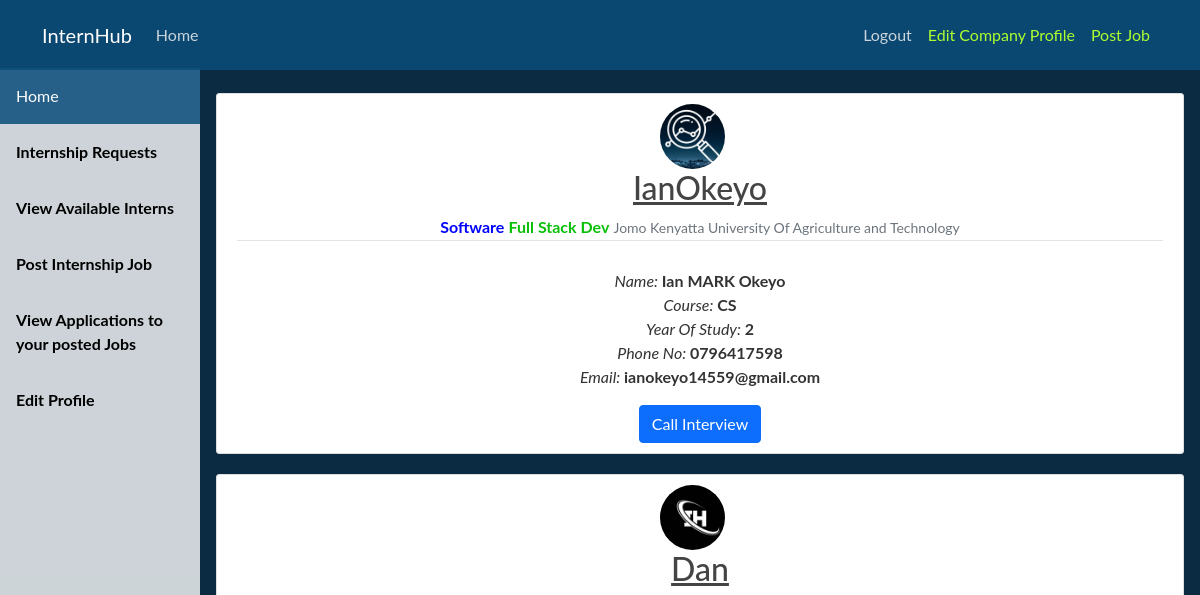
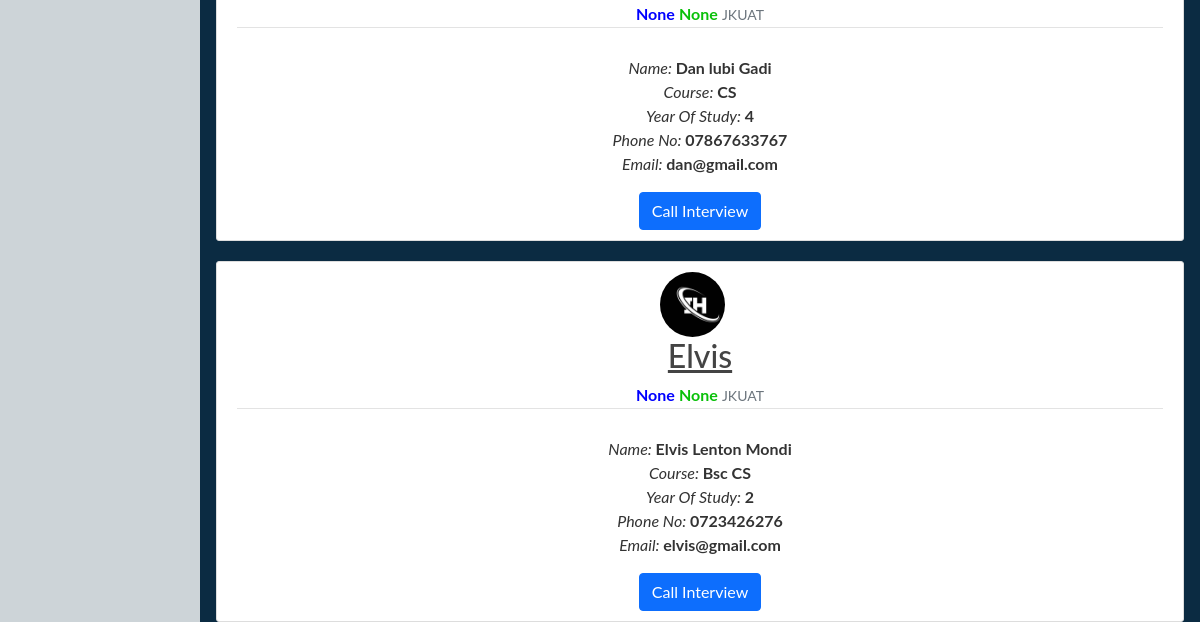
/company/view-interns (signed in), run on an earlier commit of the app's database (2 pictures, top to bottom).
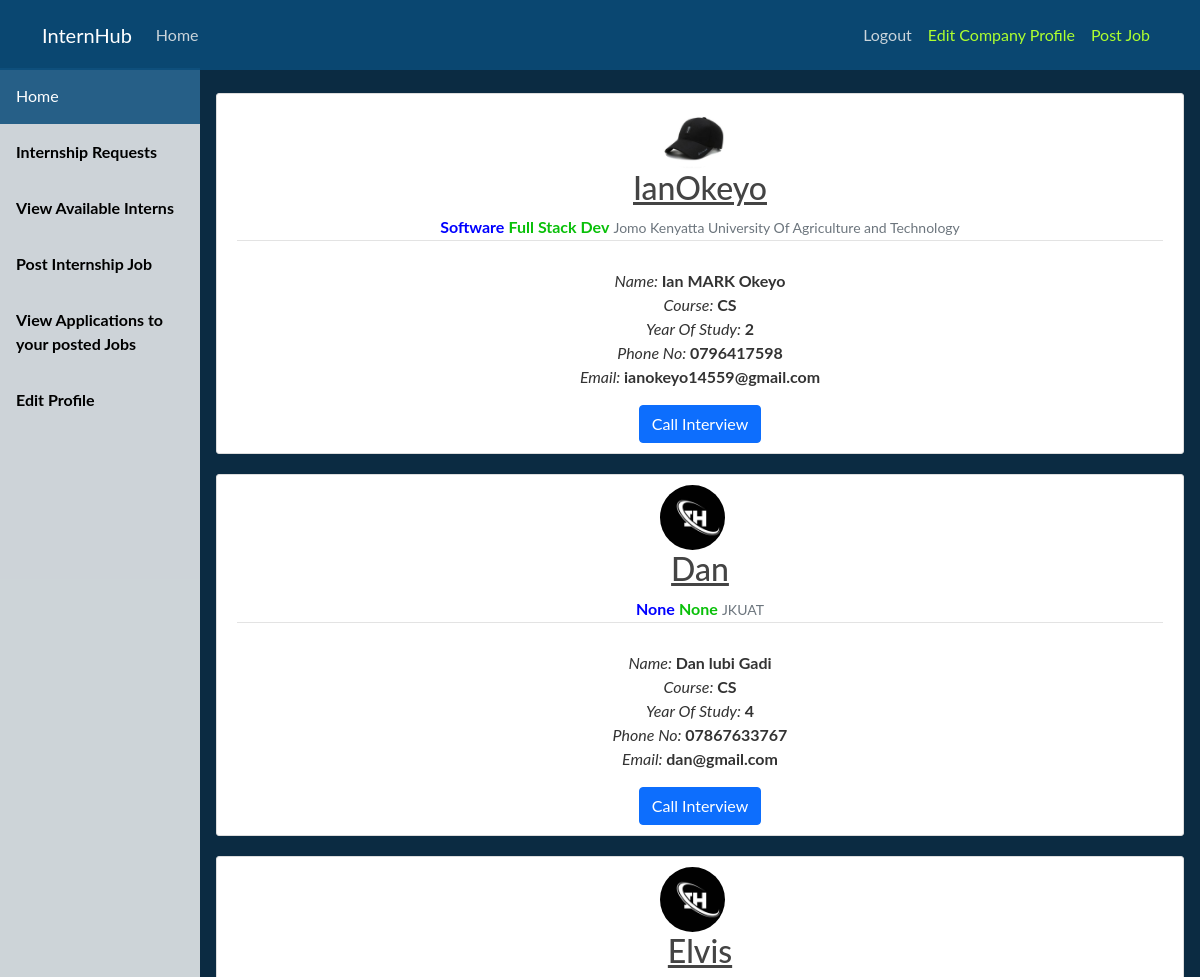
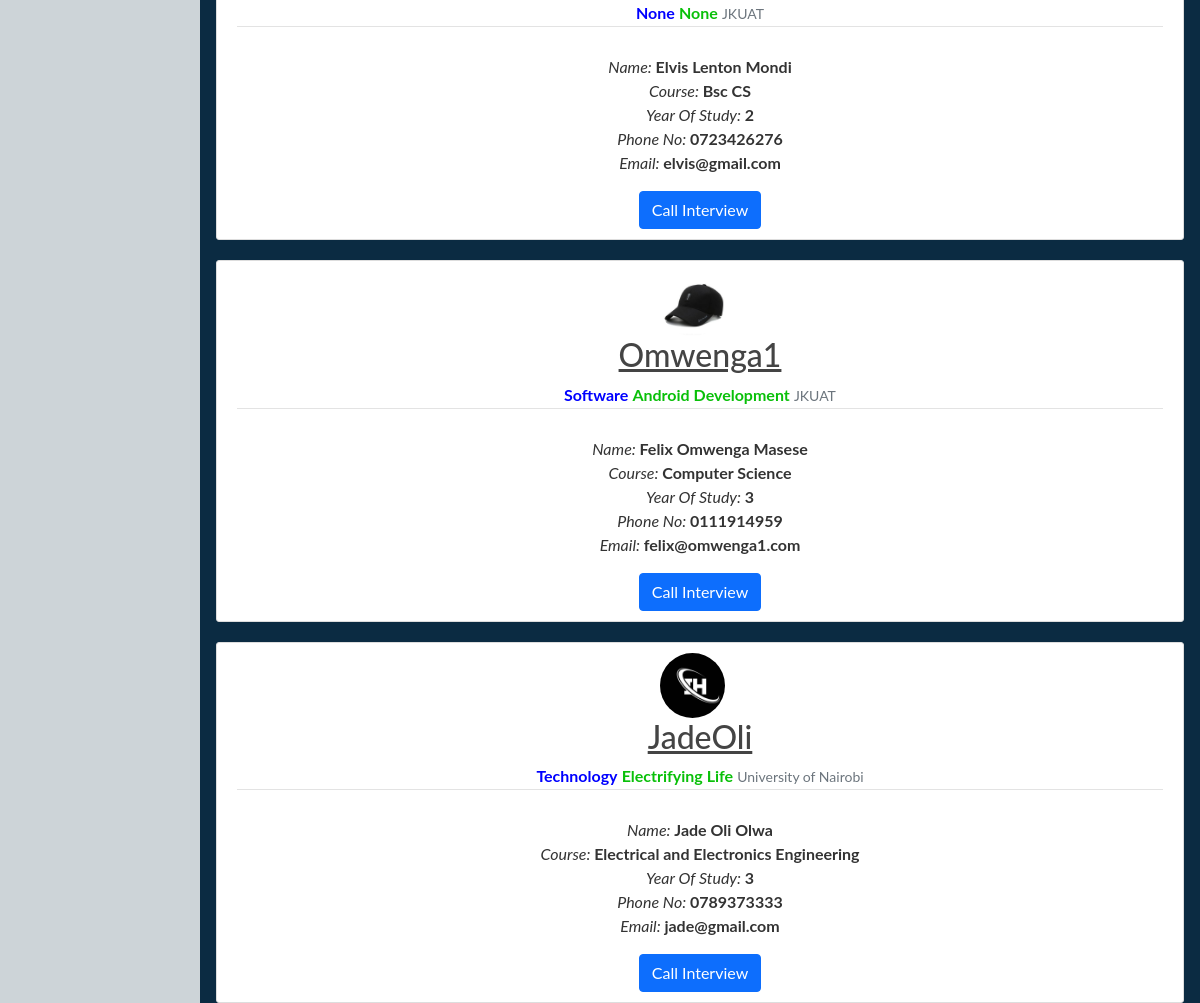
And on a later commit of the database (2 pictures, top to bottom).
### student/models.py (models this page shows, shortened)
class Student(models.Model):
    user = models.OneToOneField(User, on_delete=models.CASCADE)#student.user.username
    middleName = models.CharField(max_length=200, null=True)#student.middlename
    phoneNo = models.CharField(max_length=14, null=True)
    school = models.CharField(max_length=255, null=False)
    course = models.CharField(max_length=255, null=False)
    yearOfStudy = models.CharField(max_length=10, null=False)
    headline = models.CharField(max_length=50, null=True)
    field = models.CharField(max_length=50, null=True)
    profilePic = models.ImageField(default='default.jpg', upload_to='profile_pics')

### company/views.py (the view)
# urls.py: path('view-interns', views.ListAvailableIternsView.as_view(), name='company-view-interns'),
class ListAvailableIternsView(LoginRequiredMixin, ListView):
    model = Student
    template_name = 'company/view_available_interns.html'
    context_object_name = 'Interns'
    paginate_by = 5

### company/templates/company/view_available_interns.html (shortened to what this page needs)
{% extends 'company/dashboard_base.html' %}
{% block body %}
<br>
{% for intern in Interns %}
    <article class="media content-section">
        <img  class="rounded-circle article-img" src="{{ intern.profilePic.url }}" >
        <div class="media-body">
            <h2><a class="article-title" href="#">{{ intern.user.username }}</a></h2>
            <div class="article-metadata">
                <b style="color: blue;" >{{ intern.field }}</b>
                <b style="color: #09c009;" >{{ intern.headline }}</b>
                <small class="text-muted">{{ intern.school }}</small>
            </div>
            <p class="article-content">
                <i>Name: </i> <b>{{ intern.user.first_name }} {{ intern.middleName }} {{ intern.user.last_name }}</b>
                <i>Course: </i> <b>{{ intern.course }}</b>
                <i>Year Of Study: </i> <b>{{ intern.yearOfStudy }}</b>
                <i>Phone No: </i> <b>{{ intern.phoneNo }}</b>
                <i>Email: </i> <b>{{ intern.user.email }}</b>
            </p>
            <a class="btn btn-primary" href="{% url 'create-general-interview' intern.pk %}" role="button">Call Interview</a>
        </div>
    </article>
    {% endfor %}
{% endblock %}

### company/templates/company/dashboard_base.html (shortened to what this page needs)
{% load static %}
<!DOCTYPE html>
<html>
    <head>
        <link rel="stylesheet" href="{% static 'Intern/bootstrap.min.css' %}">
        <link rel="stylesheet" type="text/css" href="{% static 'Intern/main.css' %}">
    </head>
    <body style="background-color: rgb(11, 43, 66);">
        <header class="site-header">
            <nav class="navbar navbar-expand-md navbar-dark bg-steel fixed-top" style="background-color: rgba(11, 76, 122, 0.856); padding: 15px;">
              <div class="container">
                <a class="navbar-brand mr-4" href="#">InternHub</a>
                <div class="collapse navbar-collapse" id="navbarToggle">
                  <div class="navbar-nav mr-auto">
                      <a class="nav-item nav-link" href="{% url 'company-dashboard' %}">Home</a>
                  </div>
                  <div class="navbar-nav ms-auto" style="text-align: right;">
                        <a class="nav-item nav-link" href="{% url 'logout' %}">Logout</a>
                        <a class="nav-item nav-link" href="{% url 'edit-company-profile' %}" style="color:greenyellow">Edit Company  Profile</a>
                        <a class="nav-item nav-link" href="{% url 'post-intern-job' %}" style="color:greenyellow">Post Job</a>
                  </div>
                </div>
              </div>
            </nav>
        </header>
        <br>
        <br>
                <div class="sidebar">
                    <a class="active" href="{% url 'company-dashboard' %}">Home</a>
                    <a class="nav-item nav-link" href="{% url 'internship-requests' %}"><b>Internship Requests</b></a>
                    <a class="nav-item nav-link" href="{% url 'company-view-interns' %}"><b>View Available Interns</b></a>
                    <a class="nav-item nav-link" href="{% url 'post-intern-job' %}"><b>Post Internship Job</b></a>
                    <a class="nav-item nav-link" href="{% url 'job-applications' %}"><b>View Applications to your posted Jobs</b></a>
                    <a class="nav-item nav-link" href="{% url 'edit-company-profile' %}"><b>Edit Profile</b></a>
                </div>
                  <div class="content" style="margin-top: 20px; text-align: center;">
                    {% block body %}
                    {% endblock %}
                  </div>
    </body>
</html>

### Intern/static/Intern/main.css (style rules this page uses)
body { background: #fafafa; color: #333333; margin-top: 5rem; }
h1, h2, h3, h4, h5, h6 { color: #444444; }
.bg-steel { background-color: #5f788a; }
.site-header .navbar-nav .nav-link { color: #cbd5db; }
.content-section { background: #ffffff; padding: 10px 20px; border: 1px solid #dddddd; border-radius: 3px; margin-bottom: 20px; }
.article-title { color: #444444; }
.article-content { white-space: pre-line; }
.article-img { height: 65px; width: 65px; margin-right: 16px; }
.article-metadata { padding-bottom: 1px; margin-bottom: 4px; border-bottom: 1px solid #e3e3e3 }

### company/templates/company/dashboard_base.html (style rules this page uses)
body { margin: 0; font-family: "Lato", sans-serif; }
.sidebar { margin-top: 20px; padding: 0; width: 200px; background-color: #ffffffcb; position: fixed; height: 100%; overflow: auto; }
.sidebar a { display: block; color: black; padding: 16px; text-decoration: none; }
.sidebar a.active { background-color: #0b4c7ada; color: white; }
div.content { margin-left: 200px; padding: 1px 16px; height: 1000px; }

What changed in the data, as far as the page shows it:
changed Student "Full Stack Dev": profilePic: a different picture
added Student: profilePic (picture), user.username "Omwenga1", field "Software", headline "Android Development", school "JKUAT", user.first_name "Felix", middleName "Omwenga", user.last_name "Masese", course "Computer Science", yearOfStudy "3", phoneNo "0111914959", user.email "felix@omwenga1.com"
added Student: profilePic (placeholder picture), user.username "JadeOli", field "Technology", headline "Electrifying Life", school "University of Nairobi", user.first_name "Jade", middleName "Oli", user.last_name "Olwa", course "Electrical and Electronics Engineering", yearOfStudy "3", phoneNo "0789373333", user.email "jade@gmail.com"
